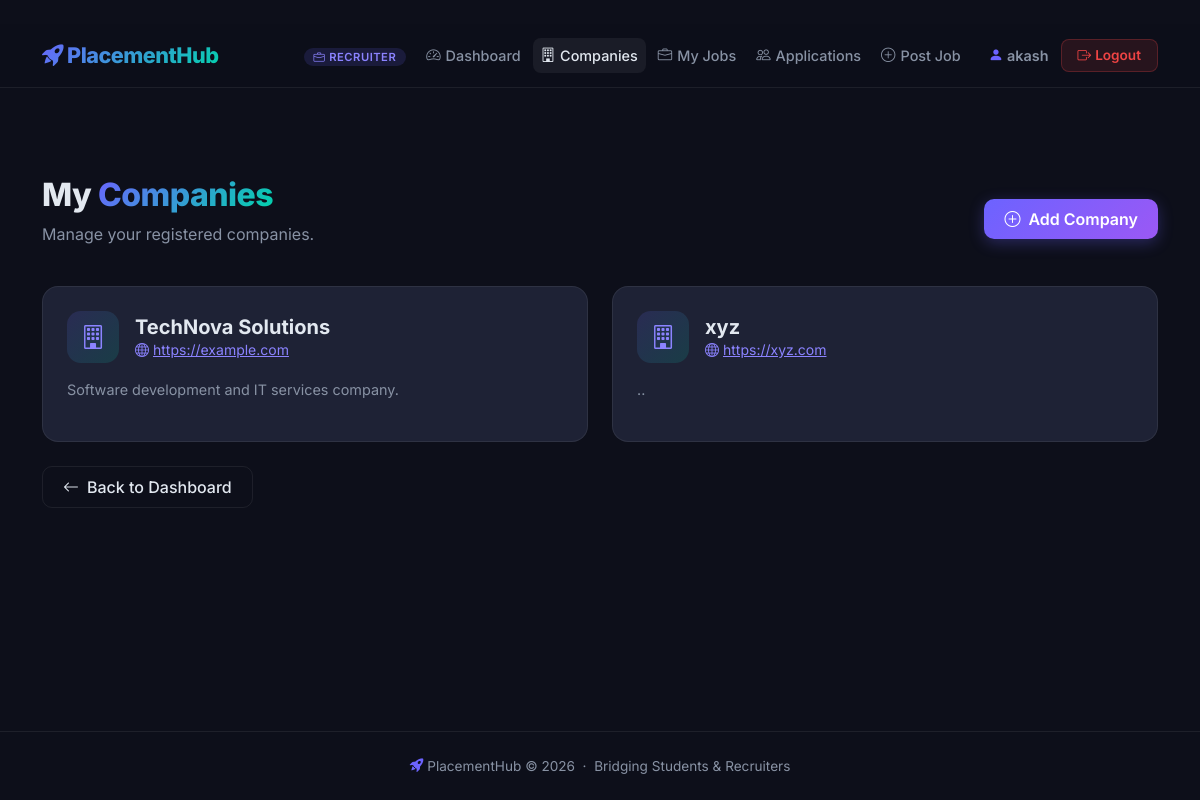
Screenshot of /jobs/companies/ (signed in) with the database file from the repository.
### accounts/models.py (models this page shows, shortened)
class User(AbstractUser):
    ROLE_CHOICES = [
        ('student', 'Student'),
        ('recruiter', 'Recruiter'),
    ]
    role = models.CharField(
        max_length=20,
        choices=ROLE_CHOICES,
        default='student'
    )

### jobs/models.py (models this page shows, shortened)
class Company(models.Model):
    recruiter = models.ForeignKey(
        settings.AUTH_USER_MODEL,
        on_delete=models.CASCADE,
        related_name="companies"
    )
    name = models.CharField(max_length=150)
    description = models.TextField(blank=True)
    website = models.URLField(blank=True)

### jobs/views.py (the view)
# urls.py: path('companies/', views.company_list, name='company_list'),
@login_required
def company_list(request):
    if request.user.role != 'recruiter':
        return redirect('home')
    companies = Company.objects.filter(
        recruiter=request.user
    )
    return render(
        request,
        'jobs/company_list.html',
        {'companies': companies}
    )

### jobs/templates/jobs/company_list.html (shortened to what this page needs)
{% extends "core/base.html" %}
{% block nav_companies %}active{% endblock %}
{% block content %}
<div class="container py-5">
  <div class="ph-page-header fade-in">
    <div class="d-flex justify-content-between align-items-center flex-wrap gap-3">
      <div>
        <h2>My <span class="gradient-text">Companies</span></h2>
        <p class="text-muted">Manage your registered companies.</p>
      </div>
      <a href="{% url 'create_company' %}" class="btn btn-ph-primary">
        <i class="bi bi-plus-circle me-2"></i>Add Company
      </a>
    </div>
  </div>
  <div class="row g-4 fade-in fade-in-delay-1">
    {% for company in companies %}
    <div class="col-md-6">
      <div class="ph-card p-4 h-100">
        <div class="d-flex align-items-center gap-3 mb-3">
          <div style="width:52px;height:52px;border-radius:14px;background:linear-gradient(135deg,rgba(108,99,255,0.15),rgba(0,212,170,0.15));display:flex;align-items:center;justify-content:center;">
            <i class="bi bi-building fs-4" style="color:var(--ph-primary-light);"></i>
          </div>
          <div>
            <h5 class="fw-bold mb-0">{{ company.name }}</h5>
            {% if company.website %}
            <a href="{{ company.website }}" target="_blank" rel="noopener noreferrer" class="small"><i class="bi bi-globe me-1"></i>{{ company.website|truncatechars:40 }}</a>
            {% endif %}
          </div>
        </div>
        <p style="color:var(--ph-muted); font-size:0.9rem;">{{ company.description|default:"No description added." }}</p>
      </div>
    </div>
    {% endfor %}
  </div>
  <div class="mt-4">
    <a href="{% url 'recruiter_dashboard' %}" class="btn btn-ph-outline"><i class="bi bi-arrow-left me-2"></i>Back to Dashboard</a>
  </div>
</div>
{% endblock %}

### core/templates/core/base.html (shortened to what this page needs)
﻿<!DOCTYPE html>
<html lang="en">
<head>
    <link href="https://cdn.jsdelivr.net/npm/bootstrap@5.3.3/dist/css/bootstrap.min.css" rel="stylesheet">
    <link href="https://cdn.jsdelivr.net/npm/bootstrap-icons@1.11.3/font/bootstrap-icons.min.css" rel="stylesheet">
</head>
<body>
    <nav class="ph-nav navbar navbar-expand-lg">
        <div class="container">
            <a class="navbar-brand" href="{% url 'home' %}">
                <i class="bi bi-rocket-takeoff-fill me-1"></i>PlacementHub
            </a>
            <div class="collapse navbar-collapse" id="navMenu">
                <ul class="navbar-nav ms-auto align-items-center gap-1">
                    {% if user.is_authenticated %}
                        <li class="nav-item me-2">
                            <span class="role-badge {% if user.role == 'student' %}student{% else %}recruiter{% endif %}">
                                <i class="bi {% if user.role == 'student' %}bi-mortarboard{% else %}bi-briefcase{% endif %} me-1"></i>{{ user.role|title }}
                            </span>
                        </li>
                        {% if user.role == 'student' %}
                            <li class="nav-item"><a class="nav-link {% block nav_dashboard %}{% endblock %}" href="{% url 'student_dashboard' %}"><i class="bi bi-speedometer2"></i>Dashboard</a></li>
                            <li class="nav-item"><a class="nav-link {% block nav_jobs %}{% endblock %}" href="{% url 'browse_jobs' %}"><i class="bi bi-search"></i>Browse Jobs</a></li>
                            <li class="nav-item"><a class="nav-link {% block nav_applications %}{% endblock %}" href="{% url 'my_applications' %}"><i class="bi bi-file-earmark-text"></i>My Applications</a></li>
                            <li class="nav-item"><a class="nav-link {% block nav_profile %}{% endblock %}" href="{% url 'student_profile' %}"><i class="bi bi-person-circle"></i>Profile</a></li>
                        {% else %}
                            <li class="nav-item"><a class="nav-link {% block nav_rec_dashboard %}{% endblock %}" href="{% url 'recruiter_dashboard' %}"><i class="bi bi-speedometer2"></i>Dashboard</a></li>
                            <li class="nav-item"><a class="nav-link {% block nav_companies %}{% endblock %}" href="{% url 'company_list' %}"><i class="bi bi-building"></i>Companies</a></li>
                            <li class="nav-item"><a class="nav-link {% block nav_my_jobs %}{% endblock %}" href="{% url 'job_list' %}"><i class="bi bi-briefcase"></i>My Jobs</a></li>
                            <li class="nav-item"><a class="nav-link {% block nav_rec_apps %}{% endblock %}" href="{% url 'recruiter_applications' %}"><i class="bi bi-people"></i>Applications</a></li>
                            <li class="nav-item"><a class="nav-link" href="{% url 'create_job' %}"><i class="bi bi-plus-circle"></i>Post Job</a></li>
                        {% endif %}
                        <li class="nav-item ms-2">
                            <span class="nav-link" style="color: var(--ph-text); font-weight: 600; font-size:0.9rem; cursor:default;">
                                <i class="bi bi-person-fill me-1" style="color: var(--ph-primary);"></i>{{ user.username }}
                            </span>
                        </li>
                        <li class="nav-item">
                            <form method="post" action="{% url 'logout' %}" class="d-inline">
                                <button type="submit" class="btn btn-logout"><i class="bi bi-box-arrow-right me-1"></i>Logout</button>
                            </form>
                        </li>
                    {% else %}
                        <li class="nav-item"><a class="nav-link" href="{% url 'login' %}"><i class="bi bi-box-arrow-in-right"></i>Login</a></li>
                        <li class="nav-item ms-1"><a class="btn btn-ph-primary btn-sm" href="{% url 'register' %}">Get Started</a></li>
                    {% endif %}
                </ul>
            </div>
        </div>
    </nav>
    <main>{% block content %}{% endblock %}</main>
    <footer class="ph-footer">
        <p class="mb-0"><i class="bi bi-rocket-takeoff-fill me-1" style="color: var(--ph-primary);"></i>PlacementHub &copy; 2026 &nbsp;&middot;&nbsp; Bridging Students &amp; Recruiters</p>
    </footer>
</body>
</html>

### core/templates/core/base.html (style rules this page uses)
:root { --ph-bg: #0d0f1a; --ph-surface: #161928; --ph-card: #1e2235; --ph-card-hover: #252840; --ph-border: rgba(255,255,255,0.07); --ph-primary: #6c63ff; --ph-primary-light: #8b83ff; --ph-accent: #00d4aa; --ph-accent2: #ff6b6b; --ph-gold: #fbbf24; --ph-text: #e2e8f0; --ph-muted: #8892a4; --ph-nav-height: 64px; }
* { box-sizing: border-box; }
body { font-family: 'Inter', sans-serif; background: var(--ph-bg); color: var(--ph-text); min-height: 100vh; display: flex; flex-direction: column; }
.ph-nav { background: rgba(13,15,26,0.97); backdrop-filter: blur(12px); border-bottom: 1px solid var(--ph-border); height: var(--ph-nav-height); position: sticky; top: 0; z-index: 1000; }
.ph-nav .navbar-brand { font-weight: 800; font-size: 1.35rem; background: linear-gradient(135deg, var(--ph-primary), var(--ph-accent)); -webkit-background-clip: text; -webkit-text-fill-color: transparent; background-clip: text; letter-spacing: -0.5px; }
.ph-nav .nav-link { color: var(--ph-muted) !important; font-weight: 500; font-size: 0.9rem; transition: color 0.2s; padding: 0.4rem 0.75rem; border-radius: 8px; }
.ph-nav .nav-link:hover, .ph-nav .nav-link.active { color: var(--ph-text) !important; background: rgba(255,255,255,0.06); }
.ph-nav .nav-link i { margin-right: 5px; }
.role-badge { font-size: 0.7rem; font-weight: 600; padding: 2px 10px; border-radius: 20px; text-transform: uppercase; letter-spacing: 0.5px; }
.role-badge.recruiter { background: rgba(108,99,255,0.15); color: var(--ph-primary-light); }
.btn-ph-primary { background: linear-gradient(135deg, var(--ph-primary), #9b58f5); border: none; color: #fff; font-weight: 600; border-radius: 10px; padding: 0.5rem 1.25rem; transition: all 0.25s; box-shadow: 0 4px 15px rgba(108,99,255,0.3); }
.btn-ph-outline { background: transparent; border: 1px solid var(--ph-border); color: var(--ph-text); font-weight: 500; border-radius: 10px; padding: 0.5rem 1.25rem; transition: all 0.25s; }
.btn-logout { background: rgba(239,68,68,0.12); border: 1px solid rgba(239,68,68,0.25); color: #ef4444; font-weight: 600; border-radius: 8px; font-size: 0.85rem; padding: 0.35rem 1rem; transition: all 0.2s; }
.ph-card { background: var(--ph-card); border: 1px solid var(--ph-border); border-radius: 16px; transition: all 0.25s; }
.ph-page-header { padding: 2.5rem 0 1.5rem; }
.ph-page-header h1, .ph-page-header h2 { font-weight: 800; letter-spacing: -0.5px; }
.gradient-text { background: linear-gradient(135deg, var(--ph-primary), var(--ph-accent)); -webkit-background-clip: text; -webkit-text-fill-color: transparent; background-clip: text; }
.ph-footer { margin-top: auto; padding: 1.5rem 0; border-top: 1px solid var(--ph-border); text-align: center; color: var(--ph-muted); font-size: 0.85rem; }
main { flex: 1; padding: 0 0 3rem; }
.fade-in { animation: fadeInUp 0.4s ease both; }
.fade-in-delay-1 { animation-delay: 0.1s; }
.text-muted { color: var(--ph-muted) !important; }
a { color: var(--ph-primary-light); }

### rows the page displays
User: role "RECRUITER", username "akash"
Company: name "TechNova Solutions", website "https://example.com", description "Software development and IT services company."
Company: name "xyz", website "https://xyz.com", description ".."
